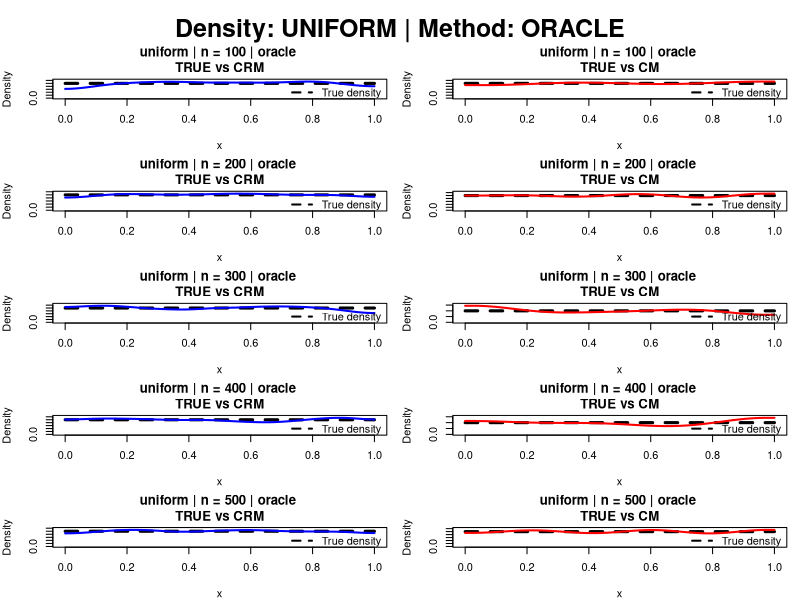
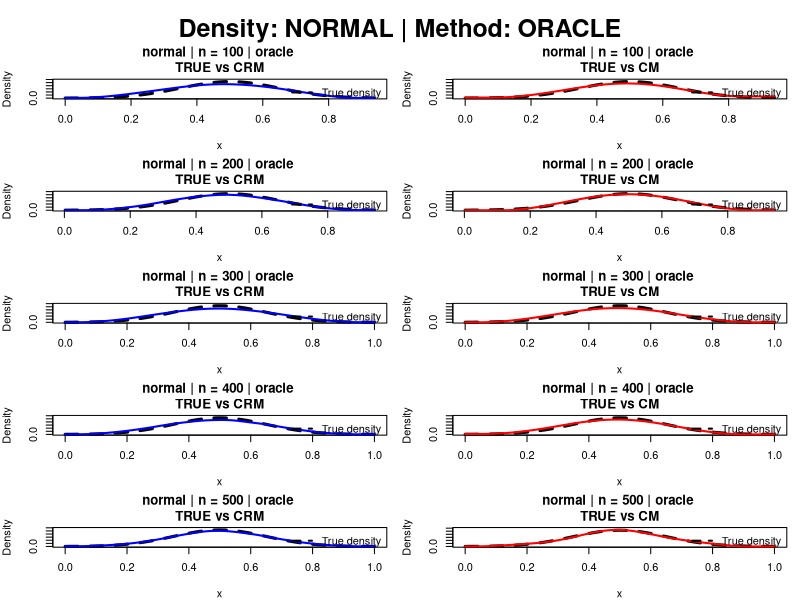
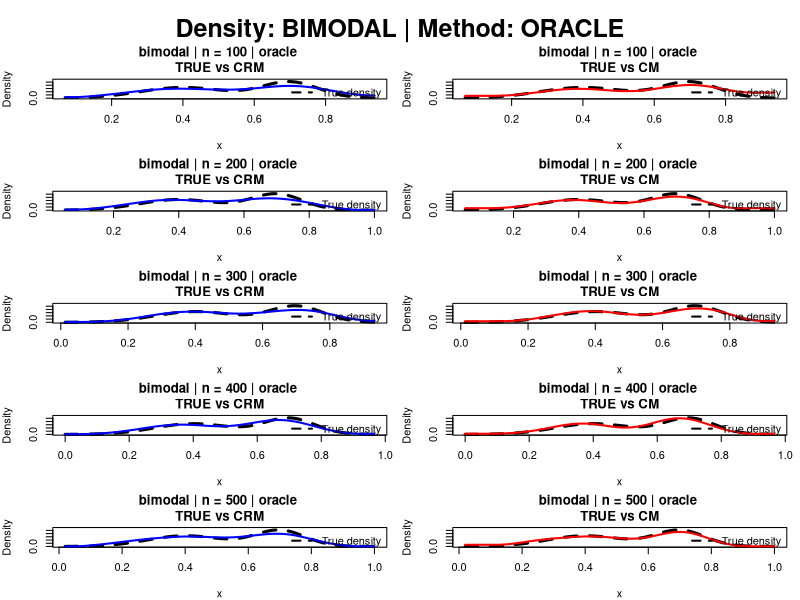
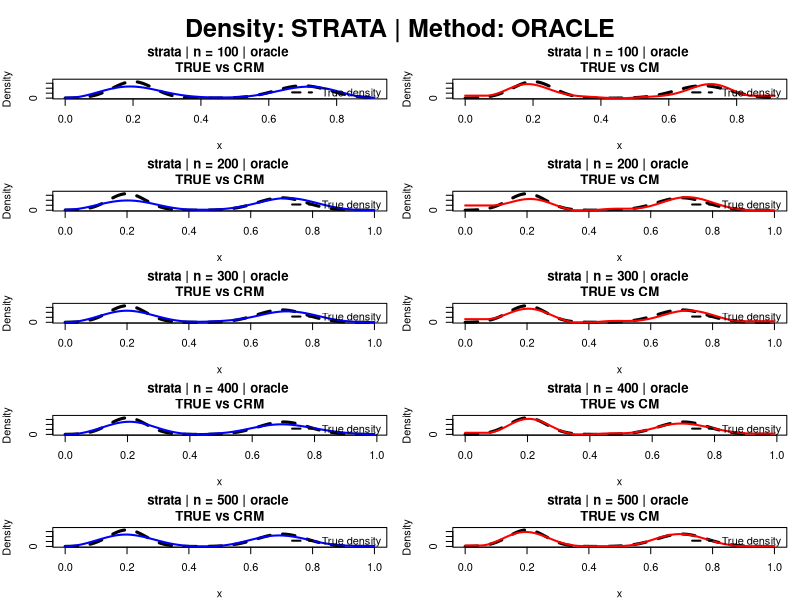
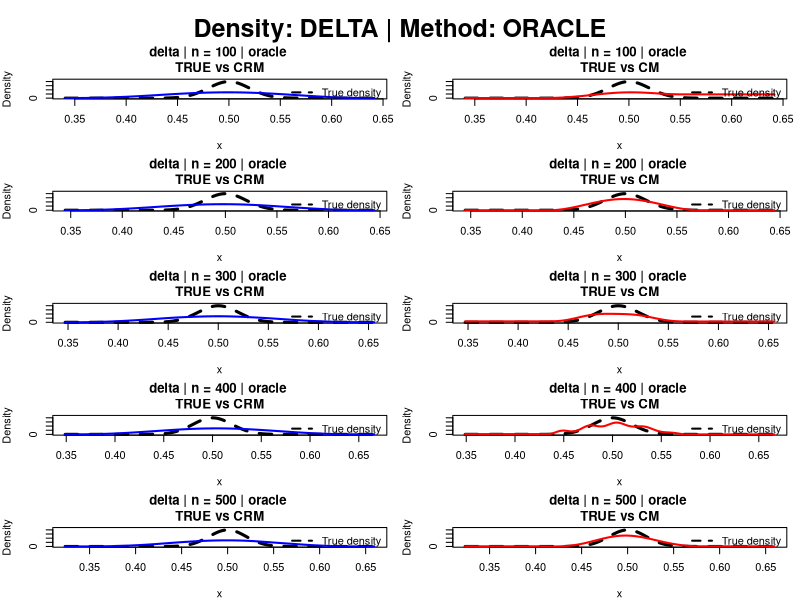
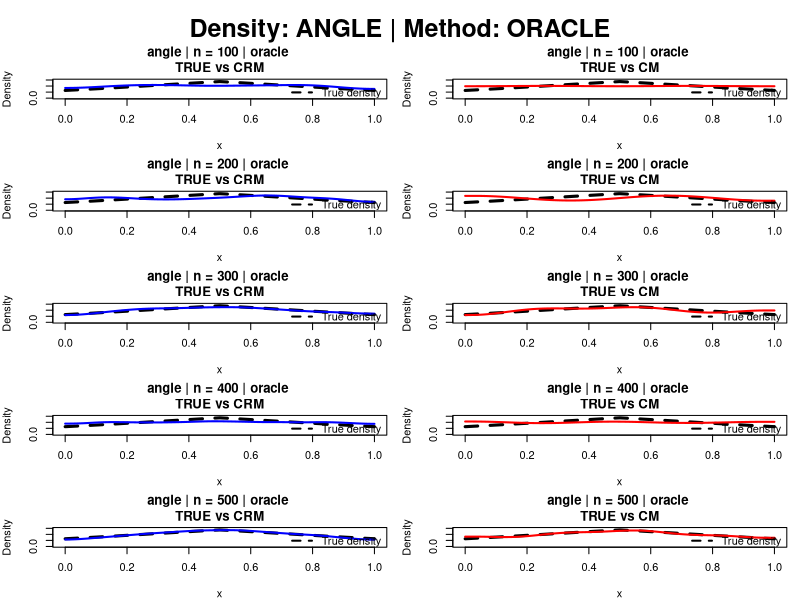
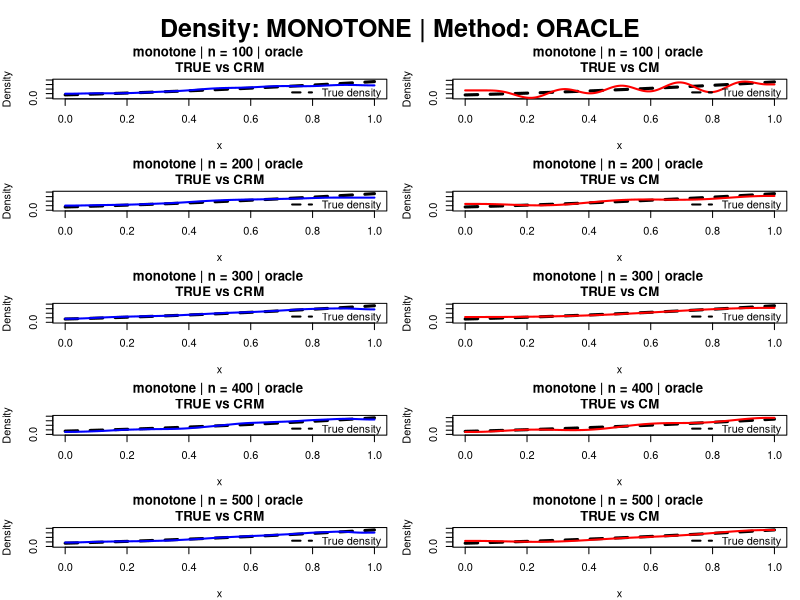
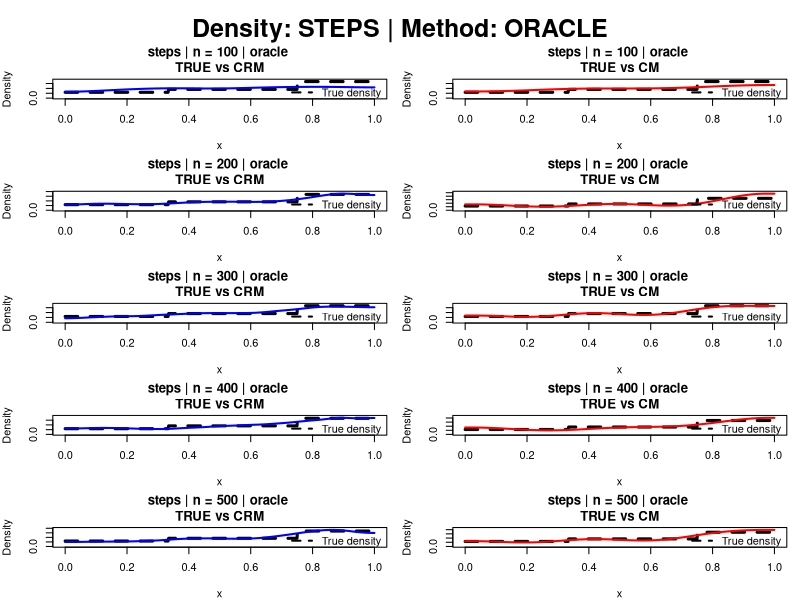

These charts were generated, in order, by the following R code:
#################################
### This code execute orthogonal regression method for interval value curve for 
## reconstructed center and range method and center method 
## We compare this with KDE as benchmark since we don't know the true curve for real data
## Result: This generate regression function curves based on climate dataset and simulation settings
#################################

orthogonal_density <- function(X,
                               method = c("truncation","oracle"),
                               J_max = 200,
                               grid_size = 512,
                               cT = sqrt(2)) {
  
  method <- match.arg(method)
  n <- length(X)
  
  # FOR CONSISTENCY
  J_max <- min(J_max, floor(n^(1/2)))
  
  phi <- function(j, x) {
    if (j == 0) return(rep(1, length(x)))
    sqrt(2) * cos(pi * j * x)
  }
  
  theta_hat <- sapply(0:J_max, function(j) mean(phi(j,X)))
  
  phi_vals <- sapply(0:J_max, function(j) phi(j,X))
  #d_j <- apply(phi_vals, 2, var) * n
  d_j <- rep(1, length(theta_hat))
  # -----------------------------
  # DATA-DRIVEN CUT-OFF (Hart)
  # -----------------------------
  cutoff_objective <- function(J) {
    sum(2*d_j[2:(J+1)]/n - theta_hat[2:(J+1)]^2)
  }
  
  J_hat <- which.min(sapply(1:J_max, cutoff_objective))
  J_hat <- max(J_hat, floor(n^(1/3)))
  
  theta_final <- theta_hat
  
  # =============================
  # TRUNCATION
  # =============================
  if(method == "truncation"){
    if(J_hat < J_max){
      theta_final[(J_hat+2):(J_max+1)] <- 0
    } ### since r =2
  }
  
  # =============================
  # ORACLE (CORRECT FORM)
  # =============================
  if(method == "oracle"){
    for(j in 1:J_hat){
      theta_sq_hat <- theta_hat[j+1]^2
      theta_sq_unbiased <- max(0, theta_sq_hat - d_j[j+1]/n)
      
      denom <- theta_sq_unbiased + d_j[j+1]/n
      
      if(denom > 0){
        w_hat <- theta_sq_unbiased / denom
      } else {
        w_hat <- 0
      }
      
      theta_final[j+1] <- w_hat * theta_hat[j+1]
    }
    
    if(J_hat < J_max){
      theta_final[(J_hat+2):(J_max+1)] <- 0
    }
  }
  
  grid <- seq(0,1,length.out=grid_size)
  
  f_hat <- rowSums(sapply(0:J_max,
                          function(j) theta_final[j+1]*phi(j,grid)))
  
  # =============================
  # L2 PROJECTION
  # =============================
  dx <- grid[2]-grid[1]
  
  projection <- function(c) sum(pmax(0,f_hat-c))*dx - 1
  
  c_hat <- uniroot(projection,
                   lower=min(f_hat)-1,
                   upper=max(f_hat))$root
  
  f_proj <- pmax(0,f_hat-c_hat)
  f_proj <- f_proj / sum(f_proj*dx)
  
  list(grid=grid,
       density=f_proj,
       J_hat=J_hat)
}

############################################################
# Interval-valued orthogonal density estimator
# Averaged Monte Carlo version
############################################################
orthogonal_interval_density_avg <- function(YL, YU,
                                            method = c("truncation",
                                                       "oracle"),
                                            J_max = 200,
                                            block_growth = 0.5,
                                            grid_size = 512,
                                            M = 100) {
  
  method <- match.arg(method)
  stopifnot(length(YL) == length(YU))
  
  n <- length(YL)
  
  ########################################################
  # Center and Range
  ########################################################
  
  C <- (YL + YU) / 2
  R <- (YU - YL) / 2
  stopifnot(all(R > 0))
  
  ########################################################
  # Estimate Center Density
  ########################################################
  
  C_min <- min(C)
  C_max <- max(C)
  C_rng <- C_max - C_min
  if(C_rng == 0) C_rng <- 1
  C_scaled <- (C - C_min) / C_rng
  
  fit_C <- orthogonal_density(C_scaled,method = method,
                              J_max = J_max,
                              grid_size = grid_size)
  
  ########################################################
  # Estimate Range Density (log-scale)
  ########################################################
  
  Z <- log(R)
  Z_min <- min(Z)
  Z_max <- max(Z)
  Z_rng <- Z_max - Z_min
  if(Z_rng == 0) Z_rng <- 1
  Z_scaled <- (Z - Z_min) / Z_rng
  
  fit_Z <- orthogonal_density(Z_scaled,
                              method = method,
                              J_max = J_max,
                              grid_size = grid_size)
  
  ########################################################
  # Monte Carlo Averaging
  ########################################################
  
  density_mat <- matrix(0, M, grid_size)
  Y_global_min <- min(YL)
  Y_global_max <- max(YU)
  range_Y      <- Y_global_max - Y_global_min
  dx_C <- fit_C$grid[2] - fit_C$grid[1]
  dx_Z <- fit_Z$grid[2] - fit_Z$grid[1]
  probC <- pmax(fit_C$density, 0)
  probC <- probC / sum(probC * dx_C)
  
  probZ <- pmax(fit_Z$density, 0)
  probZ <- probZ / sum(probZ * dx_Z)
  
  for (m in 1:M) {
    # Draw pseudo-sample of size n
    C_star_scaled <- sample(fit_C$grid, n, replace=TRUE, prob=probC)
    Z_star_scaled <- sample(fit_Z$grid, n, replace=TRUE, prob=probZ)
    
    # Back-transform
    C_star <- C_min + C_star_scaled * (C_max - C_min)
    R_star <- exp(Z_min + Z_star_scaled * (Z_max - Z_min))
    
    Y_star <- C_star + runif(n, -R_star, R_star)
    Y_star <- pmin(pmax(Y_star, Y_global_min), Y_global_max)
    Y_scaled <- (Y_star - Y_global_min) / range_Y
    
    fit_tmp <- orthogonal_density(
      Y_scaled,
      method = method,
      J_max = J_max,
      grid_size = grid_size
    )
    
    # Back-transform density using GLOBAL Jacobian
    density_tmp <- fit_tmp$density / range_Y
    
    # Back-transform grid using GLOBAL support
    y_grid_tmp  <- Y_global_min + fit_tmp$grid * range_Y
    
    density_interp <- approx(
      y_grid_tmp,
      density_tmp,
      xout = seq(Y_global_min, Y_global_max, length.out = grid_size),
      rule = 2
    )$y
    
    density_mat[m, ] <- density_interp
  }
  
  ########################################################
  # Average the M density estimates
  ########################################################
  
  y_grid <- seq(Y_global_min, Y_global_max, length.out = grid_size)
  
  f_y <- colMeans(density_mat)
  
  dx <- y_grid[2] - y_grid[1]
  f_y <- f_y / sum(f_y * dx)
  
  # Use grid from last iteration (all identical length)
  #y_grid <- seq(min(YL), max(YU), length.out = grid_size)
  y_grid <- seq(Y_global_min, Y_global_max, length.out = grid_size)
  #y_grid <- seq(Y_global_min, Y_global_max, length.out = grid_size)
  ########################################################
  # Center density (baseline for comparison)
  ########################################################
  
  center_grid <- C_min + fit_C$grid * (C_max - C_min)
  center_density <- fit_C$density / (C_max - C_min)
  
  list(
    grid_interval = y_grid,
    density_interval = f_y,
    grid_center = center_grid,
    density_center = center_density,
    J_hat_center = fit_C$J_hat,
    J_hat_range  = fit_Z$J_hat,
    method = method
  )
}


interval_kde <- function(YL, YU, grid, h = NULL, var_floor = 1e-3) {
  
  n <- length(YL)
  
  m <- (YL + YU) / 2
  v <- (YU - YL)^2 / 12
  
  # Silverman bandwidth 
  if (is.null(h)) {
    h_silverman <- 1.06 * min(sd(m), IQR(m)/1.34) * n^(-1/5)
    h <- 0.5 * h_silverman
  }
  
  f_kde <- rep(0, length(grid))
  
  for (i in 1:n) {
    sigma <- sqrt(pmax(v[i], var_floor) + h^2)
    f_kde <- f_kde + dnorm(grid, mean = m[i], sd = sigma)
  }
  
  f_kde <- f_kde / n
  
  dx <- grid[2] - grid[1]
  f_kde <- f_kde / sum(f_kde * dx)
  
  return(list(f = f_kde, h = h))
}

plot_kde_vs_estimators <- function(YL, YU, method, type_label, n_label) {
  
  fit <- orthogonal_interval_density_avg(YL, YU, method = method, M = 100)
  
  grid <- fit$grid_interval
  dx   <- grid[2] - grid[1]
  
  #  KDE (truth proxy) 
  f_true <- corner_density(grid, type_label)
  dx <- grid[2] - grid[1]
  f_true <- f_true / (sum(f_true) * dx)
  # ── CRM ──
  f_crm <- fit$density_interval
  
  # ── CM (interpolated) ──
  f_cm <- approx(fit$grid_center,
                 fit$density_center,
                 xout = grid,
                 rule = 2)$y
  
  f_cm <- pmax(f_cm, 0)
  f_cm <- f_cm / sum(f_cm * dx)
  
  ##################################################
  # KDE vs CRM
  ##################################################
  
  plot(grid, f_true,
       type = "l", lwd = 3, lty = 2, col = "black",
       ylim = c(0, max(f_true, f_crm) * 1.1),
       main = paste(type_label, "| n =", n_label, "|", method, "\nTRUE vs CRM"),
       xlab = "x", ylab = "Density")
  
  lines(grid, f_crm, col = "blue", lwd = 2)
  
  legend("topright",
         legend = c("True density", "CRM"),
         col = c("black", "blue"),
         lty = c(2,1),
         lwd = 2,
         bty = "n")
  
  ##################################################
  # KDE vs CM
  ##################################################
  
  plot(grid, f_true,
       type = "l", lwd = 3, lty = 2, col = "black",
       ylim = c(0, max(f_true, f_cm) * 1.1),
       main = paste(type_label, "| n =", n_label, "|", method, "\nTRUE vs CM"),
       xlab = "x", ylab = "Density")
  
  lines(grid, f_cm, col = "red", lwd = 2)
  
  legend("topright",
         legend = c("True density", "CM"),
         col = c("black", "red"),
         lty = c(2,1),
         lwd = 2,
         bty = "n")
}

set.seed(100)

# Create output directory, make sure to use your directory if run locally.
# by default folder is created under the current directory
#out_dir <- "/Users/oluwatobiakinbode/Documents/PHD Classes/Research/Dissertation Docs/Spring 2026/density_plot_orthorgonal"
out_dir <- file.path(path.expand("./"), "density_plot_orthorgonal")
dir.create(out_dir, showWarnings = FALSE)

set.seed(100)
corner_density <- function(x, type) {
  
  if (type == "uniform") {
    return(rep(1, length(x)))
  }
  
  if (type == "normal") {
    return(dnorm(x, 0.5, 0.15))
  }
  
  if (type == "bimodal") {
    return(0.5*dnorm(x,0.4,0.12) +
             0.5*dnorm(x,0.7,0.08))
  }
  
  if (type == "strata") {
    return(0.5*dnorm(x,0.2,0.06) +
             0.5*dnorm(x,0.7,0.08))
  }
  
  if (type == "delta") {
    return(dnorm(x,0.5,0.02))
  }
  
  if (type == "angle") {
    f <- numeric(length(x))
    f[x <= 0.5] <- dnorm(x[x <= 0.5],1,0.7)
    f[x > 0.5]  <- dnorm(x[x > 0.5],0,0.7)
    return(f)
  }
  
  if (type == "monotone") {
    norm_const <- 1/3 + 0.8 + 0.64   # exact integral
    return((x + 0.8)^2 / norm_const)
  }
  
  if (type == "steps") {
    f <- numeric(length(x))
    f[x < 1/3] <- 0.6
    f[x >= 1/3 & x < 3/4] <- 0.9
    f[x >= 3/4] <- 204/120
    return(f)
  }
}

sample_corner <- function(n, type) {
  
  grid <- seq(0,1,length.out=512)
  dens <- corner_density(grid,type)
  dens <- dens / sum(dens)
  
  sample(grid, n, replace=TRUE, prob=dens)
}
corner_types <- c("uniform","normal","bimodal",
                  "strata","delta","angle",
                  "monotone","steps")
sample_sizes <- c(100, 200, 300, 400, 500)

method_selected <- "oracle"

for (type in corner_types) {
  
  file_name <- file.path(out_dir,
                         paste0("density_", type, "_", method_selected, ".png"))
  
  png(file_name,
      width = 2000, height = 2500, res = 150)
  
  par(mfrow = c(length(sample_sizes), 2),
      mar = c(4,4,3,1),
      oma = c(0,0,3,0))
  
  first_plot_done <- FALSE  
  
  for (n in sample_sizes) {
    
    Y_true <- sample_corner(n, type)
    
    r1 <- runif(n, 0.02, 0.12)
    r2 <- runif(n, 0.02, 0.12)
    YL <- pmax(0, Y_true - r1)
    YU <- pmin(1, Y_true + r2)
    
    plot_kde_vs_estimators(YL, YU,
                           method = method_selected,
                           type_label = type,
                           n_label = n)
    
    if (!first_plot_done) {
      mtext(paste("Density:", toupper(type),
                  "| Method:", toupper(method_selected)),
            outer = TRUE, cex = 1.5, font = 2)
      
      first_plot_done <- TRUE
    }
  }
  
  dev.off()
}



######################################
#### Real Life Dataset
######################################

dat <- read.csv("daily_intervals_q1_q3.csv")

YL <- dat$temp_q1 
YU <- dat$temp_q3


########## Put them together 
dat <- read.csv("daily_intervals_q1_q3.csv")

YL <- dat$pressure_q1  ####### for temperature and wind speed, you need to call them out here
YU <- dat$pressure_q3

plot_realdata_kde_vs_estimators <- function(YL, YU, method_label) {
  
  fit <- orthogonal_interval_density_avg(YL, YU,
                                         method = method_label,
                                         M = 100)
  
  grid <- fit$grid_interval
  dx   <- grid[2] - grid[1]
  
  # KDE (reference)
  kde_obj <- interval_kde(YL, YU, grid)
  f_kde <- kde_obj$f
  
  # CRM
  f_crm <- fit$density_interval
  
  # CM
  f_cm <- approx(fit$grid_center,
                 fit$density_center,
                 xout = grid,
                 rule = 2)$y
  
  f_cm <- pmax(f_cm, 0)
  f_cm <- f_cm / sum(f_cm * dx)
  
  y_max <- max(f_kde, f_crm, f_cm)
  
  ##################################################
  # COMBINED PLOT
  ##################################################
  bar_centers <- grid
  bar_width   <- (grid[2] - grid[1]) * 0.9
  
  idx <- seq(1, length(bar_centers), length.out = 40)
  
  plot(bar_centers[idx], f_kde[idx],
       type = "h",
       lwd = 5,
       lend = "butt",
       col = "black",
       ylim = c(0, y_max*1.1),
       main = paste(method_label),
       xlab = "Surface Pressure",
       ylab = "Density")
  
  # KDE (dashed)
  lines(grid, f_kde, col = "black", lwd = 2, lty = 2)
  
  # CRM
  lines(grid, f_crm, col = "blue", lwd = 2)
  
  # CM
  lines(grid, f_cm, col = "red", lwd = 2)
  
  legend("topright",
         legend = c("KDE", "CRM", "CM"),
         col = c("black", "blue", "red"),
         lty = c(2, 1, 1),
         lwd = 2,
         bty = "n")
}


pdf(file.path(out_dir, "realdata_sp_combined.pdf"),
    width = 10, height = 4)   # wide layout for 2 plots

par(mfrow = c(1, 2),         
    mar = c(4,4,3,1))

# Call function for each method
plot_realdata_kde_vs_estimators(YL, YU, "truncation")
plot_realdata_kde_vs_estimators(YL, YU, "oracle")

dev.off()
